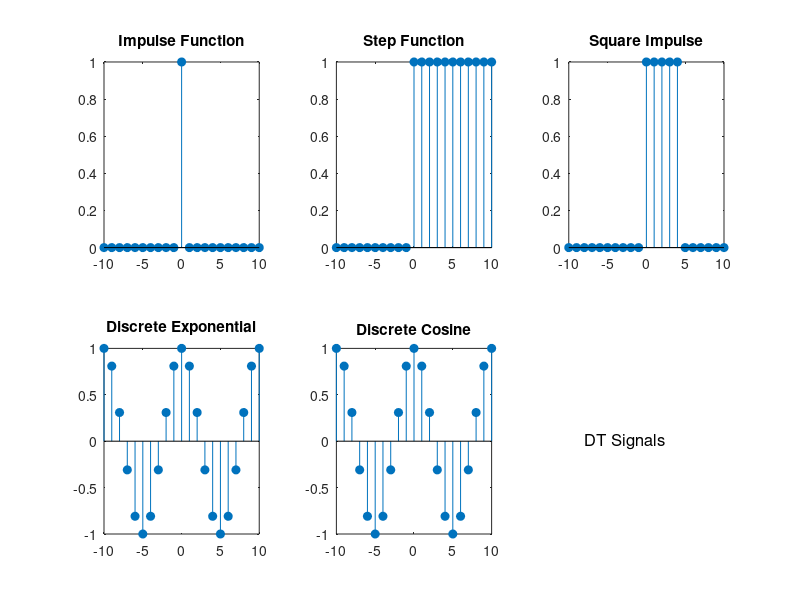

Reproduce this figure in MATLAB.
%  Discrete-Time (DT) Signals
n = -10:10;
% Impulse function
delta_n = (n == 0);
% Step function
u_n = (n >= 0);
% Square impulse (nonzero for n = 0,1,2,3,4)
square_n = (n >= 0) & (n < 5);
% Discrete exponential
exp_n = exp(1j * pi * n / 5);
% Discrete cosine
cos_n = cos(pi * n / 5);
% Plot DT signals in a 2x3 grid.
figure;
subplot(2,3,1); stem(n, delta_n, 'filled'); title('Impulse Function');
subplot(2,3,2); stem(n, u_n, 'filled'); title('Step Function');
subplot(2,3,3); stem(n, square_n, 'filled'); title('Square Impulse');
subplot(2,3,4); stem(n, real(exp_n), 'filled'); title('Discrete Exponential');
subplot(2,3,5); stem(n, cos_n, 'filled'); title('Discrete Cosine');
% Optionally, leave subplot(2,3,6) empty or use for additional info
subplot(2,3,6); axis off; text(0.1,0.5,'DT Signals','FontSize',12);
